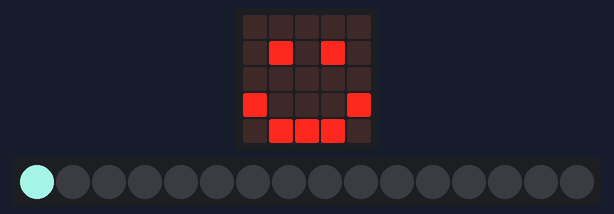
Recording of a program running on a simulated BBC micro:bit running MicroPython. Shown: the board's 5×5 LED display, 16 RGB LEDs in strip order, left to right. Random numbers come from a fixed seed.

Above: at 0.1 s.
At 4.91 s:
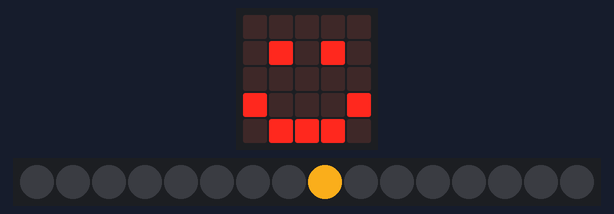
At 9.93 s:
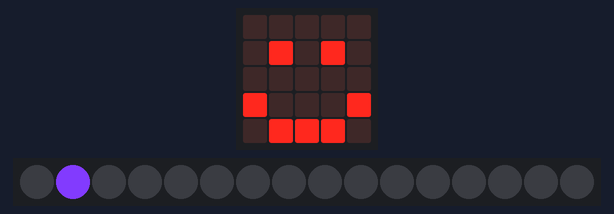
At 19.77 s:
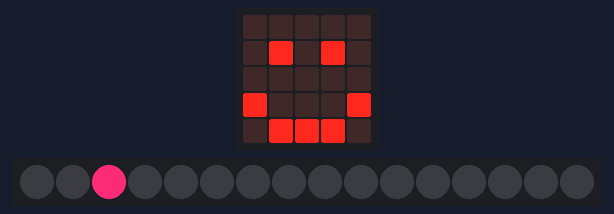
At 29.61 s:
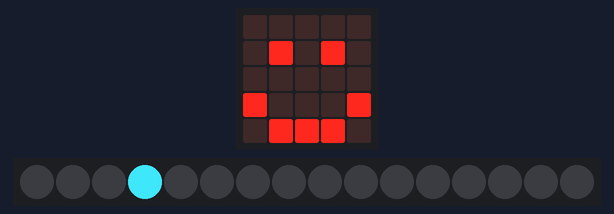
At 39.85 s:
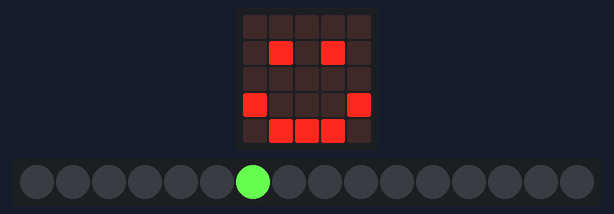

The program:

neopixels.py
```python
from microbit import *
import neopixel
from random import randint

# Write your code here :-)
np = neopixel.NeoPixel(pin0, 16)
display.show(Image.HAPPY)

while True:
    randomStart = randint(0,7)
    for pixel_id in range(0,len(np)):
        red = randint(1,255)
        green = randint(1,255)
        blue = randint(1,255)
        np[pixel_id-1] = (0, 0, 0)
        np[pixel_id] = (red, green, blue)
        #print(np[1])
        np.show()
        sleep(200)
        #np[pixel_id] = (0, 0, 0)
        #np.show()
```
